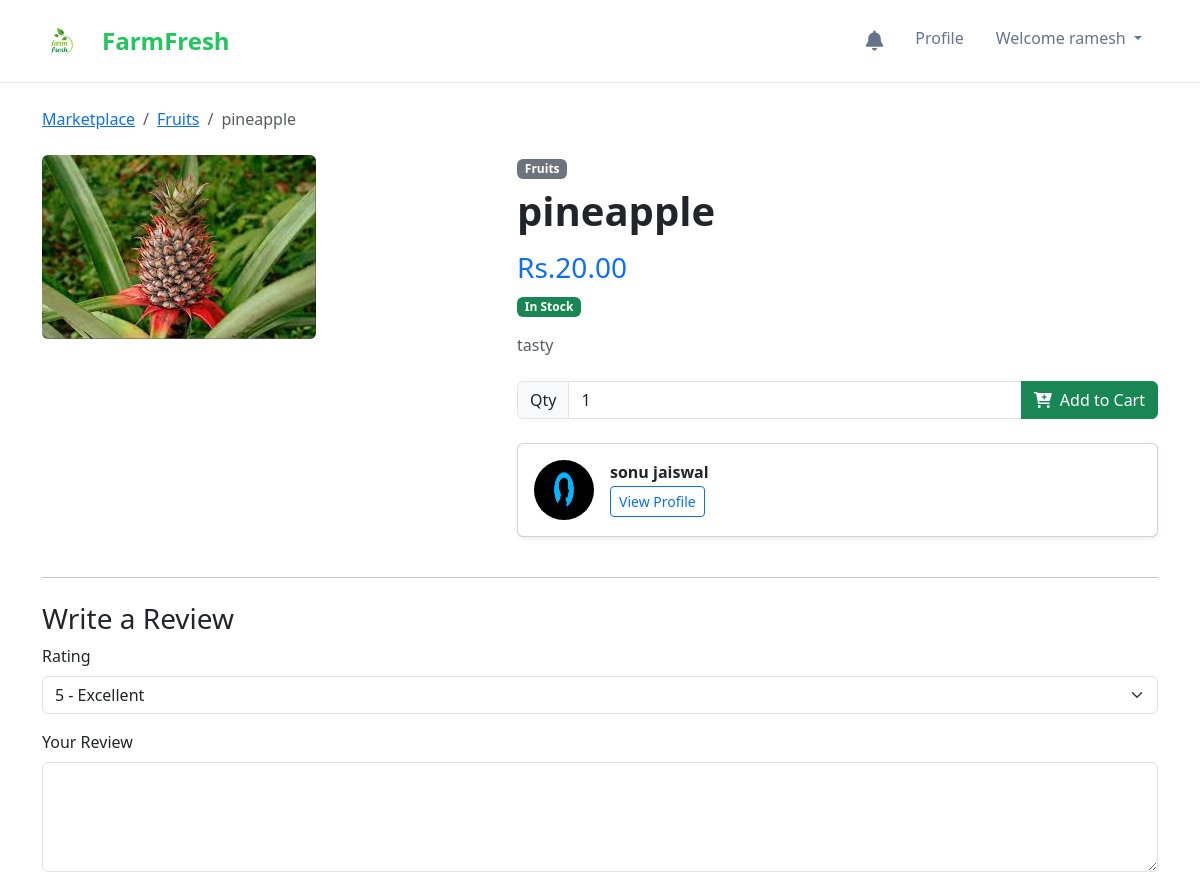
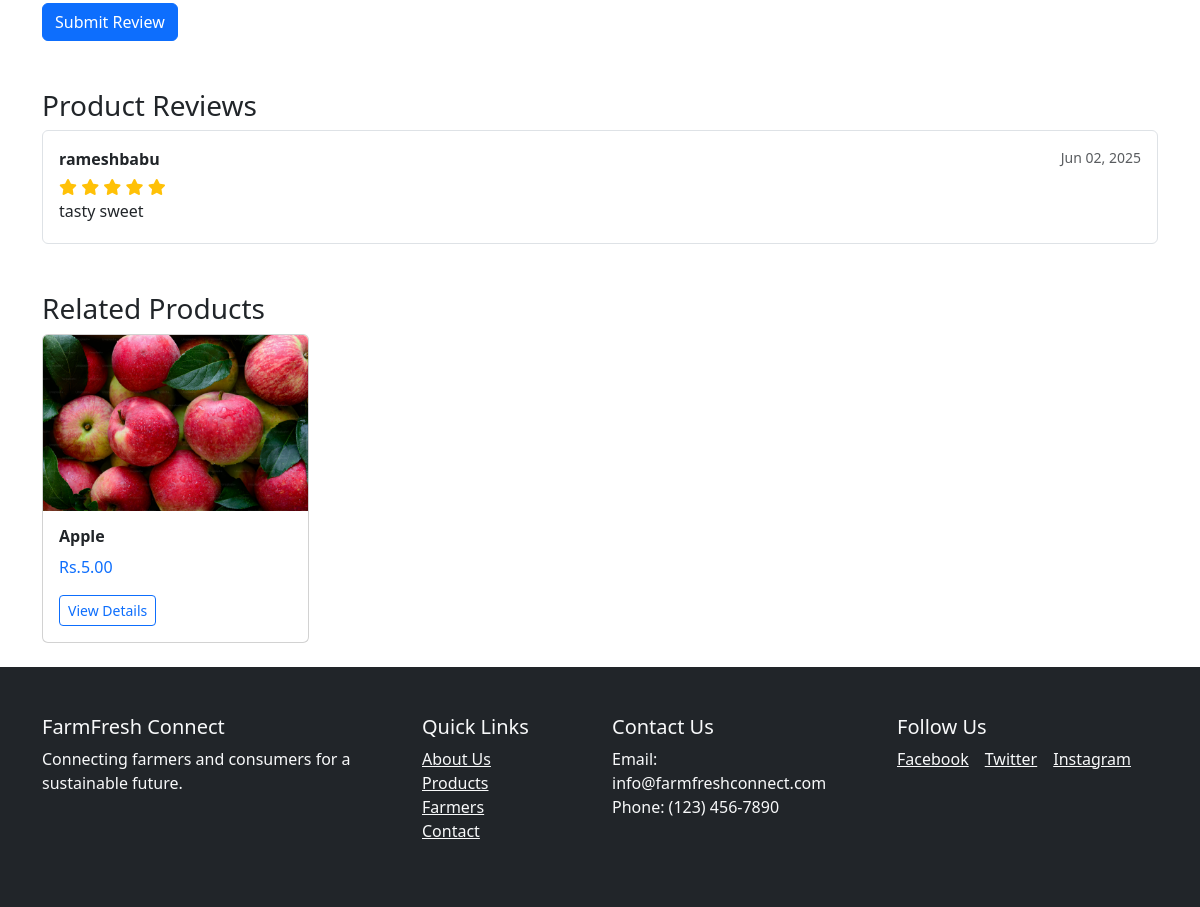
/consumer/product_details.php?id=9 (signed in), run on the app's committed database (2 pictures, top to bottom).
### tables this page shows
CREATE TABLE `products` (
  `product_id` int(11) NOT NULL,
  `seller_id` int(11) DEFAULT NULL,
  `category_id` int(11) DEFAULT NULL,
  `name` varchar(100) DEFAULT NULL,
  `description` text DEFAULT NULL,
  `price` decimal(10,2) DEFAULT 0.00,
  `organic` tinyint(1) DEFAULT 0,
  `created_at` datetime DEFAULT current_timestamp(),
  `updated_at` datetime DEFAULT current_timestamp() ON UPDATE current_timestamp(),
  `is_available` tinyint(1) DEFAULT 1,
  `quantity` int(11) NOT NULL DEFAULT 0,
  `stock` int(11) NOT NULL DEFAULT 0,
  `product_image` varchar(255) DEFAULT NULL,
  `status` enum('pending','approved','rejected') DEFAULT 'pending'
);

CREATE TABLE `categories` (
  `category_id` int(11) NOT NULL,
  `name` varchar(100) DEFAULT NULL,
  `description` text DEFAULT NULL,
  `image_url` varchar(255) DEFAULT NULL
);

CREATE TABLE `users` (
  `user_id` int(11) NOT NULL,
  `username` varchar(100) DEFAULT NULL,
  `email` varchar(100) DEFAULT NULL,
  `password` varchar(100) DEFAULT NULL,
  `first_name` varchar(100) DEFAULT NULL,
  `last_name` varchar(100) DEFAULT NULL,
  `phone` varchar(20) DEFAULT NULL,
  `address` varchar(255) DEFAULT NULL,
  `city` varchar(100) DEFAULT NULL,
  `state` varchar(100) DEFAULT NULL,
  `zipcode` varchar(20) DEFAULT NULL,
  `role` enum('farmer','consumer','admin') NOT NULL,
  `created_at` datetime DEFAULT current_timestamp(),
  `updated_at` datetime DEFAULT current_timestamp() ON UPDATE current_timestamp(),
  `profile_image` varchar(255) DEFAULT NULL,
  `is_active` tinyint(1) DEFAULT 1,
  `bio` text DEFAULT NULL
);

CREATE TABLE `product_reviews` (
  `review_id` int(11) NOT NULL,
  `product_id` int(11) DEFAULT NULL,
  `consumer_id` int(11) DEFAULT NULL,
  `rating` int(11) DEFAULT NULL CHECK (`rating` >= 1 and `rating` <= 5),
  `review_text` text DEFAULT NULL,
  `status` enum('pending','approved','rejected') DEFAULT 'pending',
  `farmer_reply` text DEFAULT NULL,
  `created_at` datetime DEFAULT current_timestamp(),
  `updated_at` datetime DEFAULT current_timestamp() ON UPDATE current_timestamp()
);

### consumer/product_details.php (the view, shortened to what this page needs)
<?php
include '../config/db.php';
$product_id = $_GET['id'];
$product_query = "SELECT p.*, c.name as category_name,
                 u.first_name, u.last_name, u.profile_image, u.user_id as farmer_id
                 FROM products p
                 LEFT JOIN categories c ON p.category_id = c.category_id
                 LEFT JOIN users u ON p.seller_id = u.user_id
                 WHERE p.product_id = $product_id";
$product_result = mysqli_query($dbconn, $product_query);
$product = mysqli_fetch_assoc($product_result);
$related_query = "SELECT p.*, c.name as category_name
                 FROM products p
                 LEFT JOIN categories c ON p.category_id = c.category_id
                 WHERE p.category_id = {$product['category_id']}
                 AND p.product_id != $product_id
                 AND p.stock > 0
                 ORDER BY RAND()
                 LIMIT 4";
$related_result = mysqli_query($dbconn, $related_query);
?>
<!DOCTYPE html>
<html lang="en">
<head>
    <link href="https://cdn.jsdelivr.net/npm/bootstrap@5.1.3/dist/css/bootstrap.min.css" rel="stylesheet">
    <link rel="stylesheet" href="https://cdnjs.cloudflare.com/ajax/libs/font-awesome/6.0.0/css/all.min.css">
    <link rel="stylesheet" href="../assets/css/style.css">
</head>
<body>
<?php include '../includes/navbar.php'; ?>
<div class="container py-4">
    <nav aria-label="breadcrumb" class="mb-4">
        <ol class="breadcrumb">
            <li class="breadcrumb-item"><a href="products.php">Marketplace</a></li>
            <li class="breadcrumb-item"><a href="products.php?category=<?php echo $product['category_id']; ?>"><?php echo htmlspecialchars($product['category_name'] ?? 'Uncategorized'); ?></a></li>
            <li class="breadcrumb-item active" aria-current="page"><?php echo htmlspecialchars($product['name']); ?></li>
        </ol>
    </nav>
    <div class="row">
        <div class="col-md-5 mb-4">
            <?php if (!empty($product['product_image'])): ?>
                <img src="../uploads/products/<?php echo $product['product_image']; ?>" class="img-fluid rounded" alt="<?php echo htmlspecialchars($product['name']); ?>">
            <?php else: ?>
                <img src="../assets/images/product-placeholder.jpg" class="img-fluid rounded" alt="Product Image">
            <?php endif; ?>
        </div>
        <div class="col-md-7 mb-4">
            <span class="badge bg-secondary mb-2"><?php echo htmlspecialchars($product['category_name'] ?? 'Uncategorized'); ?></span>
            <h1 class="mb-3 fw-bold"><?php echo htmlspecialchars($product['name']); ?></h1>
            <h3 class="text-primary mb-2">Rs.<?php echo number_format($product['price'], 2); ?></h3>
            <span class="badge bg-<?php echo $product['stock'] > 0 ? 'success' : 'danger'; ?>">
                <?php echo $product['stock'] > 0 ? 'In Stock' : 'Out of Stock'; ?>
            </span>
            <p class="mt-3 text-muted"><?php echo nl2br(htmlspecialchars($product['description'])); ?></p>
            <form action="add_to_cart.php" method="post" class="my-4">
                <div class="input-group">
                    <label class="input-group-text" for="quantity">Qty</label>
                    <input type="number" id="quantity" name="quantity" class="form-control" value="1" min="1" max="<?php echo $product['stock']; ?>" required>
                    <button type="submit" class="btn btn-success" <?php echo $product['stock'] <= 0 ? 'disabled' : ''; ?>>
                        <i class="fas fa-cart-plus me-2"></i>Add to Cart
                    </button>
                </div>
            </form>
            <div class="card shadow-sm">
                <div class="card-body d-flex align-items-center">
                    <div class="me-3">
                        <?php if (!empty($product['profile_image'])): ?>
                            <img src="../uploads/profiles/<?php echo $product['profile_image']; ?>" alt="Farmer" class="rounded-circle" width="60" height="60">
                        <?php else: ?>
                            <div class="rounded-circle bg-secondary text-white d-flex align-items-center justify-content-center" style="width: 60px; height: 60px;">
                                <?php echo strtoupper(substr($product['first_name'], 0, 1) . substr($product['last_name'], 0, 1)); ?>
                            </div>
                        <?php endif; ?>
                    </div>
                    <div>
                        <h6 class="mb-0 fw-bold"><?php echo htmlspecialchars($product['first_name'] . ' ' . $product['last_name']); ?></h6>
                        <a href="farmer_profile.php?id=<?php echo $product['farmer_id']; ?>" class="btn btn-sm btn-outline-primary mt-1">View Profile</a>
                    </div>
                </div>
            </div>
        </div>
    </div>
    <hr>
    <div class="mt-4">
        <h3>Write a Review</h3>
        <form action="submit_review.php" method="POST">
            <div class="mb-3">
                <label class="form-label">Rating</label>
                <select name="rating" class="form-select" required>
                    <option value="5">5 - Excellent</option>
                </select>
            </div>
            <div class="mb-3">
                <label class="form-label">Your Review</label>
                <textarea name="review_text" class="form-control" rows="4" required></textarea>
            </div>
            <button type="submit" class="btn btn-primary">Submit Review</button>
        </form>
    </div>
    <div class="mt-5">
        <h3>Product Reviews</h3>
        <?php
        $reviews_query = "SELECT r.*, u.username
                          FROM product_reviews r
                          JOIN users u ON r.consumer_id = u.user_id
                          WHERE r.product_id = $product_id AND r.status = 'approved'
                          ORDER BY r.created_at DESC";
        $reviews_result = mysqli_query($dbconn, $reviews_query);
        if (mysqli_num_rows($reviews_result) > 0):
            while ($review = mysqli_fetch_assoc($reviews_result)):
        ?>
            <div class="border p-3 rounded mb-3">
                <div class="d-flex justify-content-between">
                    <strong><?php echo htmlspecialchars($review['username']); ?></strong>
                    <small class="text-muted"><?php echo date('M d, Y', strtotime($review['created_at'])); ?></small>
                </div>
                <div class="mt-1">
                    <?php for ($i = 1; $i <= 5; $i++): ?>
                        <i class="fas fa-star <?php echo $i <= $review['rating'] ? 'text-warning' : 'text-muted'; ?>"></i>
                    <?php endfor; ?>
                </div>
                <p class="mb-1"><?php echo nl2br(htmlspecialchars($review['review_text'])); ?></p>
            </div>
        <?php endwhile; else: ?>
            <p class="text-muted">No reviews yet</p>
        <?php endif; ?>
    </div>
    <?php if (mysqli_num_rows($related_result) > 0): ?>
        <div class="mt-5">
            <h3>Related Products</h3>
            <div class="row g-3">
                <?php while ($related = mysqli_fetch_assoc($related_result)): ?>
                    <div class="col-md-3">
                        <div class="card h-100">
                            <?php if (!empty($related['product_image'])): ?>
                                <img src="../uploads/products/<?php echo $related['product_image']; ?>" class="card-img-top" alt="<?php echo htmlspecialchars($related['name']); ?>">
                            <?php else: ?>
                                <img src="../assets/images/product-placeholder.jpg" class="card-img-top" alt="Product Image">
                            <?php endif; ?>
                            <div class="card-body">
                                <h6 class="card-title fw-bold"><?php echo htmlspecialchars($related['name']); ?></h6>
                                <p class="text-primary">Rs.<?php echo number_format($related['price'], 2); ?></p>
                                <a href="product_details.php?id=<?php echo $related['product_id']; ?>" class="btn btn-outline-primary btn-sm">View Details</a>
                            </div>
                        </div>
                    </div>
                <?php endwhile; ?>
            </div>
        </div>
    <?php endif; ?>
</div>
<?php include '../includes/footer.php'; ?>
</body>
</html>

### includes/navbar.php (shortened to what this page needs)
<!DOCTYPE html>
<html lang="en">
<head>
    <link href="https://cdn.jsdelivr.net/npm/bootstrap@5.3.3/dist/css/bootstrap.min.css" rel="stylesheet">
    <link rel="stylesheet" href="https://cdnjs.cloudflare.com/ajax/libs/font-awesome/6.0.0/css/all.min.css">
</head>
<body>
    <nav class="navbar navbar-expand-lg navbar-light bg-white">
        <div class="container">
            <a class="navbar-brand" href="dashboard.php">
                <img src="../uploads/logo.avif" alt="Logo">
                FarmFresh
            </a>
            <div class="collapse navbar-collapse" id="navbarNav">
                <ul class="navbar-nav ms-auto">
                    <?php if (isset($_SESSION['user_id'])) {
                    ?>
                    <li class="nav-item dropdown">
                        <a class="nav-link" href="#" id="notificationDropdown" role="button" data-bs-toggle="dropdown" aria-expanded="false">
                            <div class="notification-icon">
                                <i class="fas fa-bell"></i>
                            </div>
                        </a>
                    </li>
                    <li class="nav-item"><a class="nav-link" href="profile.php">Profile</a></li>
                    <li class="nav-item dropdown">
                        <a class="nav-link dropdown-toggle" href="#" id="navbarDropdown" role="button" data-bs-toggle="dropdown" aria-expanded="false">
                            Welcome <?php echo htmlspecialchars($_SESSION['first_name']); ?>
                        </a>
                    </li>
                    <?php } else { ?>
                        <li class="nav-item"><a class="nav-link" href="index.php">Sign In</a></li>
                        <li class="nav-item"><a class="nav-link" href="register.php">Sign Up</a></li>
                    <?php } ?>
                </ul>
            </div>
        </div>
    </nav>
</body>
</html>

### includes/footer.php (shortened to what this page needs)
<footer class="bg-dark text-light py-5">
    <div class="container">
        <div class="row">
            <div class="col-md-4">
                <h5>FarmFresh Connect</h5>
                <p>Connecting farmers and consumers for a sustainable future.</p>
            </div>
            <div class="col-md-2">
                <h5>Quick Links</h5>
                <ul class="list-unstyled">
                    <li><a href="#" class="text-light">About Us</a></li>
                    <li><a href="#" class="text-light">Products</a></li>
                    <li><a href="#" class="text-light">Farmers</a></li>
                    <li><a href="#" class="text-light">Contact</a></li>
                </ul>
            </div>
            <div class="col-md-3">
                <h5>Contact Us</h5>
                <p>Email: info@farmfreshconnect.com<br>
                Phone: (123) 456-7890</p>
            </div>
            <div class="col-md-3">
                <h5>Follow Us</h5>
                <div class="d-flex gap-3">
                    <a href="#" class="text-light">Facebook</a>
                    <a href="#" class="text-light">Twitter</a>
                    <a href="#" class="text-light">Instagram</a>
                </div>
            </div>
        </div>
    </div>
</footer>
</body>
</html>

### assets/css/style.css (style rules this page uses)
body { font-family: 'Open Sans', sans-serif; }
.navbar { padding: 15px 0; }
.navbar-brand { display: flex; align-items: center; gap: 10px; }
body { font-family: 'Segoe UI', Tahoma, Geneva, Verdana, sans-serif; padding-top: 70px; color: #333; }

### includes/navbar.php (style rules this page uses)
body, html { margin: 0; padding: 0; overflow-x: hidden; }
.navbar { margin-top: 0; margin-bottom: 0; }
.navbar-brand img { max-height: 40px; margin-right: 10px; }
.navbar { background: white; border-bottom: 1px solid #e2e8f0; padding: 1rem 0; }
.navbar-brand { font-weight: 700; color: #22c55e !important; font-size: 1.5rem; }
.navbar-nav .nav-link { color: #64748b !important; font-weight: 500; margin: 0 0.5rem; }
.notification-icon { position: relative; font-size: 1.25rem; color: #64748b; }

### data on the page
products: category.name "Fruits", name "pineapple", product_image (picture), price "20.00", description "tasty", seller.profile_image (picture), seller.last_name "sonu jaiswal"
product_reviews: users.username "rameshbabu", created_at "Jun 02, 2025", rating 5 (drawn), review_text "tasty sweet"
products: product_image (picture), name "Apple", price "5.00"

### other printed values
$_SESSION['first_name'] "ramesh"
